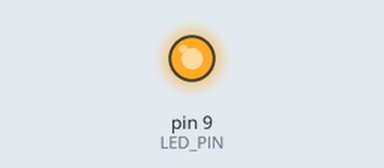
Simulated run of this sketch. Board: Arduino Uno, built with avr-gcc and run on an emulated ATmega328P. On the bench: output pins drawn as LEDs (lit = HIGH).

Above: at 0.7 s.
At 5.2 s:
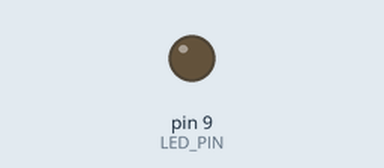
Timing chart, 0 to 6.9 s (numbered marks = the images above):
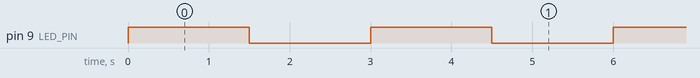

The sketch:

arduino-led-blink.ino
```cpp
/********************************************************************************
 * PROJECT      : Blinking LED
 * DESCRIPTION  : Blinks an LED connected to pin 9 — turns it ON for user-defined
 *                "X' seconds, then OFF for 1.5 seconds, repeating indefinitely.
 *                A classic embedded systems "Hello, World!" demonstrating
 *                basic digital output and timing control on Arduino.
 *
 * HARDWARE     : Arduino Uno / Nano (or compatible)
 *                LED + 1KΩ resistor connected between Pin 9 and GND
 *
 * CODED BY     : SWAN LAB, IIT Kharagpur
 *                & Contributors
 *
 * WEBSITE      : https://cse.iitkgp.ac.in/~smisra/swan/
 ********************************************************************************/


/* ─── PIN CONFIGURATION ──────────────────────────────────────────────────── */

const int LED_PIN = 9;       // Digital output pin where the LED is connected

/* ─── TIMING CONFIGURATION ───────────────────────────────────────────────── */

const int BLINK_DELAY = 1500; // Duration (in milliseconds) for each ON / OFF phase


/* ─────────────────────────────────────────────────────────────────────────── *
 *  SETUP                                                                      *
 *  Runs once when the board powers on or resets.                              *
 *  Configures LED_PIN as a digital output so we can drive it HIGH or LOW.     *
 * ─────────────────────────────────────────────────────────────────────────── */
void setup()
{
    pinMode(LED_PIN, OUTPUT);   // Set LED pin as OUTPUT to control voltage level
}


/* ─────────────────────────────────────────────────────────────────────────── *
 *  LOOP                                                                        *
 *  Runs continuously after setup() completes.                                 *
 *  Each iteration performs one full blink cycle:                              *
 *    1. Drive the pin HIGH  → LED turns ON                                    *
 *    2. Wait BLINK_DELAY ms → LED stays ON  for some "X" s                        *
 *    3. Drive the pin LOW   → LED turns OFF                                   *
 *    4. Wait BLINK_DELAY ms → LED stays OFF for some "X" s                        *
 * ─────────────────────────────────────────────────────────────────────────── */
void loop()
{
    /* ── Phase 1 : LED ON ─────────────────────────────────────────────────── */
    digitalWrite(LED_PIN, HIGH);  // Apply 5 V to the pin → current flows → LED lights up
    delay(BLINK_DELAY);           // Hold the ON state for BLINK_DELAY milliseconds

    /* ── Phase 2 : LED OFF ────────────────────────────────────────────────── */
    digitalWrite(LED_PIN, LOW);   // Pull pin to 0 V → no current → LED goes dark
    delay(BLINK_DELAY);           // Hold the OFF state for BLINK_DELAY milliseconds

    /* Loop returns to the top automatically — blinking continues forever */
}
```

Measured:
- by itself, pin 9 (LED_PIN): alternates HIGH for 1.5 s and LOW for 1.5 s
